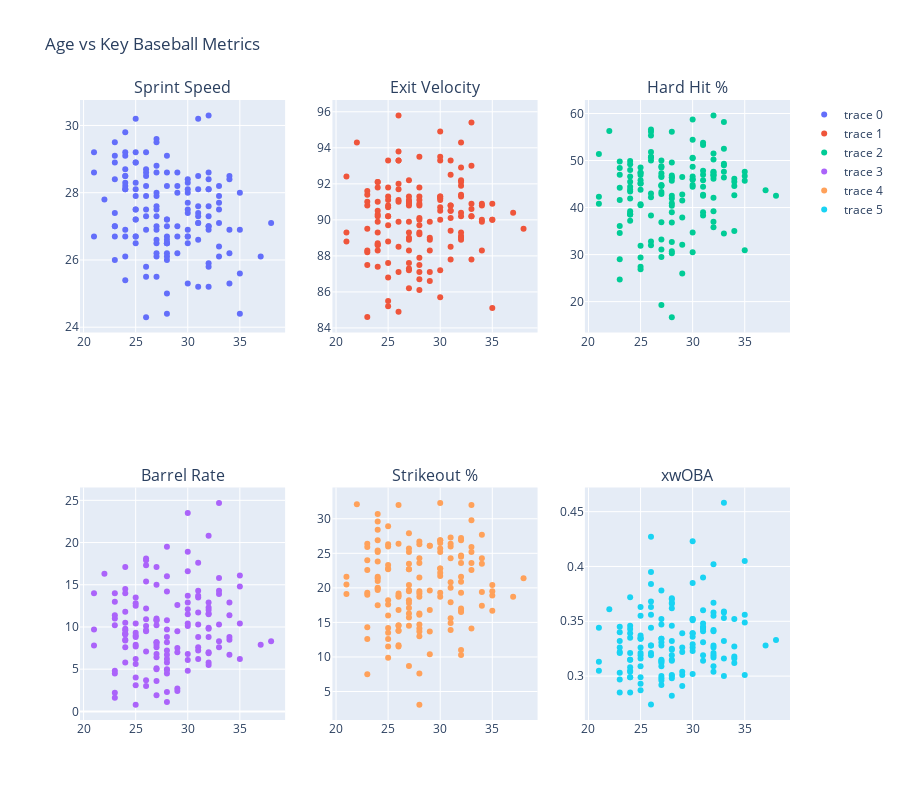

Notebook code for this chart:
### Code cell
from plotly.subplots import make_subplots
import plotly.graph_objects as go

metrics = [
    ("sprint_speed", "Sprint Speed"),
    ("exit_velocity_avg", "Exit Velocity"),
    ("hard_hit_percent", "Hard Hit %"),
    ("barrel_batted_rate", "Barrel Rate"),
    ("k_percent", "Strikeout %"),
    ("xwoba", "xwOBA")
]

fig = make_subplots(rows=2, cols=3, subplot_titles=[m[1] for m in metrics])

for i, (col, title) in enumerate(metrics):
    fig.add_trace(
        go.Scatter(
            x=df25["player_age"],
            y=df25[col],
            mode="markers",
            text=df25["last_name, first_name"]
        ),
        row=i//3 + 1, col=i%3 + 1
    )

fig.update_layout(title="Age vs Key Baseball Metrics", height=800)
fig.show()

### Figure 1 — Plotly figure (JSON) as saved in the notebook; plotly's stock layout.template omitted (floating-point values rounded to 4 significant figures; data arrays with more than 128 entries replaced by an {"elided": "..."} marker saying what was removed)
{"data": [{"mode": "markers", "text": {"elided": "144 str values"}, "type": "scatter", "x": {"elided": "144 int values"}, "xaxis": "x", "y": {"elided": "144 float values"}, "yaxis": "y"}, {"mode": "markers", "text": {"elided": "144 str values"}, "type": "scatter", "x": {"elided": "144 int values"}, "xaxis": "x2", "y": {"elided": "144 float values"}, "yaxis": "y2"}, {"mode": "markers", "text": {"elided": "144 str values"}, "type": "scatter", "x": {"elided": "144 int values"}, "xaxis": "x3", "y": {"elided": "144 float values"}, "yaxis": "y3"}, {"mode": "markers", "text": {"elided": "144 str values"}, "type": "scatter", "x": {"elided": "144 int values"}, "xaxis": "x4", "y": {"elided": "144 float values"}, "yaxis": "y4"}, {"mode": "markers", "text": {"elided": "144 str values"}, "type": "scatter", "x": {"elided": "144 int values"}, "xaxis": "x5", "y": {"elided": "144 float values"}, "yaxis": "y5"}, {"mode": "markers", "text": {"elided": "144 str values"}, "type": "scatter", "x": {"elided": "144 int values"}, "xaxis": "x6", "y": {"elided": "144 float values"}, "yaxis": "y6"}], "layout": {"annotations": [{"font": {"size": 16}, "showarrow": false, "text": "Sprint Speed", "x": 0.1444, "xanchor": "center", "xref": "paper", "y": 1, "yanchor": "bottom", "yref": "paper"}, {"font": {"size": 16}, "showarrow": false, "text": "Exit Velocity", "x": 0.5, "xanchor": "center", "xref": "paper", "y": 1, "yanchor": "bottom", "yref": "paper"}, {"font": {"size": 16}, "showarrow": false, "text": "Hard Hit %", "x": 0.8556, "xanchor": "center", "xref": "paper", "y": 1, "yanchor": "bottom", "yref": "paper"}, {"font": {"size": 16}, "showarrow": false, "text": "Barrel Rate", "x": 0.1444, "xanchor": "center", "xref": "paper", "y": 0.375, "yanchor": "bottom", "yref": "paper"}, {"font": {"size": 16}, "showarrow": false, "text": "Strikeout %", "x": 0.5, "xanchor": "center", "xref": "paper", "y": 0.375, "yanchor": "bottom", "yref": "paper"}, {"font": {"size": 16}, "showarrow": false, "text": "xwOBA", "x": 0.8556, "xanchor": "center", "xref": "paper", "y": 0.375, "yanchor": "bottom", "yref": "paper"}], "height": 800, "title": {"text": "Age vs Key Baseball Metrics"}, "xaxis": {"anchor": "y", "domain": [0, 0.2889]}, "xaxis2": {"anchor": "y2", "domain": [0.3556, 0.6444]}, "xaxis3": {"anchor": "y3", "domain": [0.7111, 1]}, "xaxis4": {"anchor": "y4", "domain": [0, 0.2889]}, "xaxis5": {"anchor": "y5", "domain": [0.3556, 0.6444]}, "xaxis6": {"anchor": "y6", "domain": [0.7111, 1]}, "yaxis": {"anchor": "x", "domain": [0.625, 1]}, "yaxis2": {"anchor": "x2", "domain": [0.625, 1]}, "yaxis3": {"anchor": "x3", "domain": [0.625, 1]}, "yaxis4": {"anchor": "x4", "domain": [0, 0.375]}, "yaxis5": {"anchor": "x5", "domain": [0, 0.375]}, "yaxis6": {"anchor": "x6", "domain": [0, 0.375]}}}
